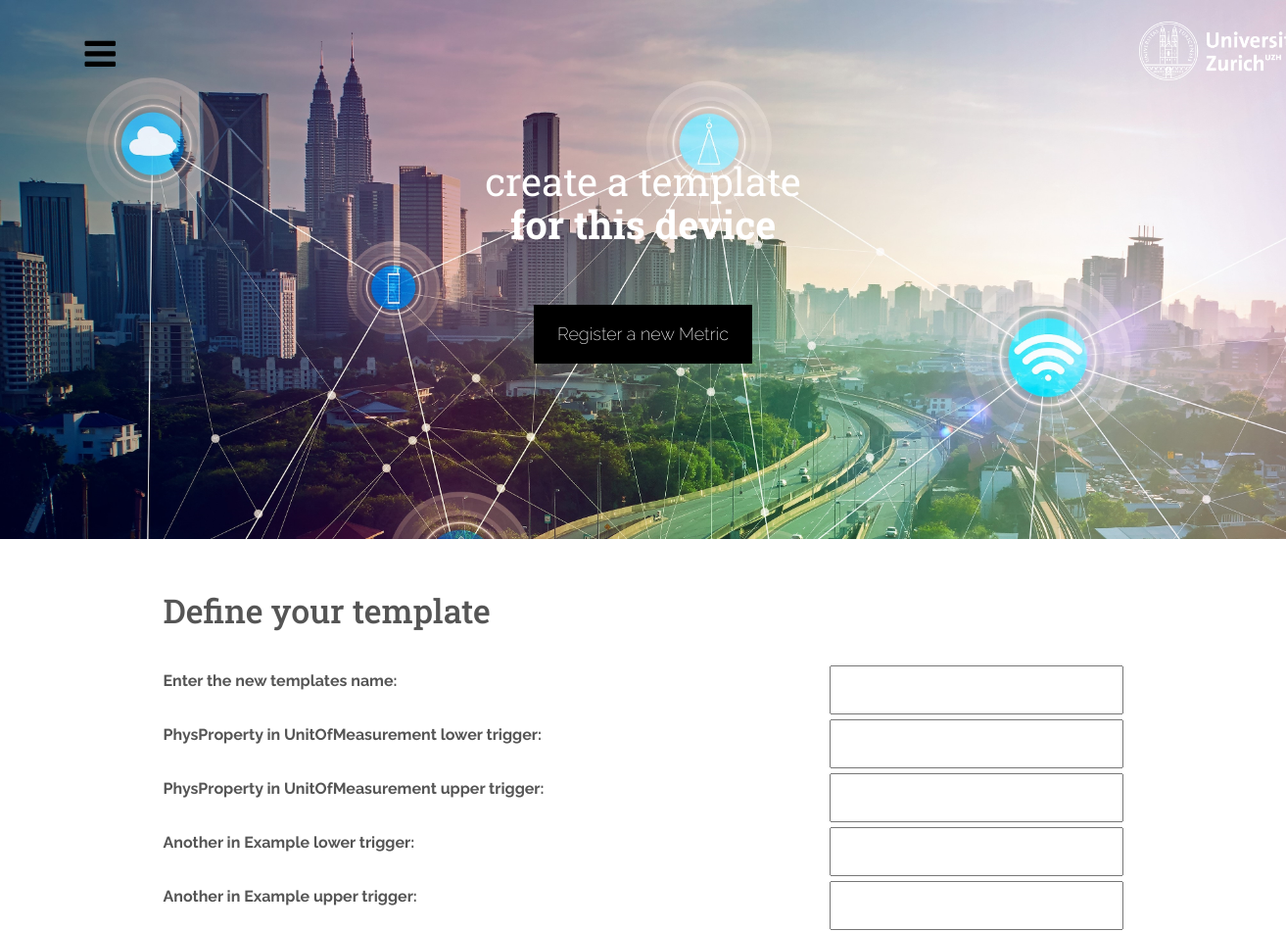
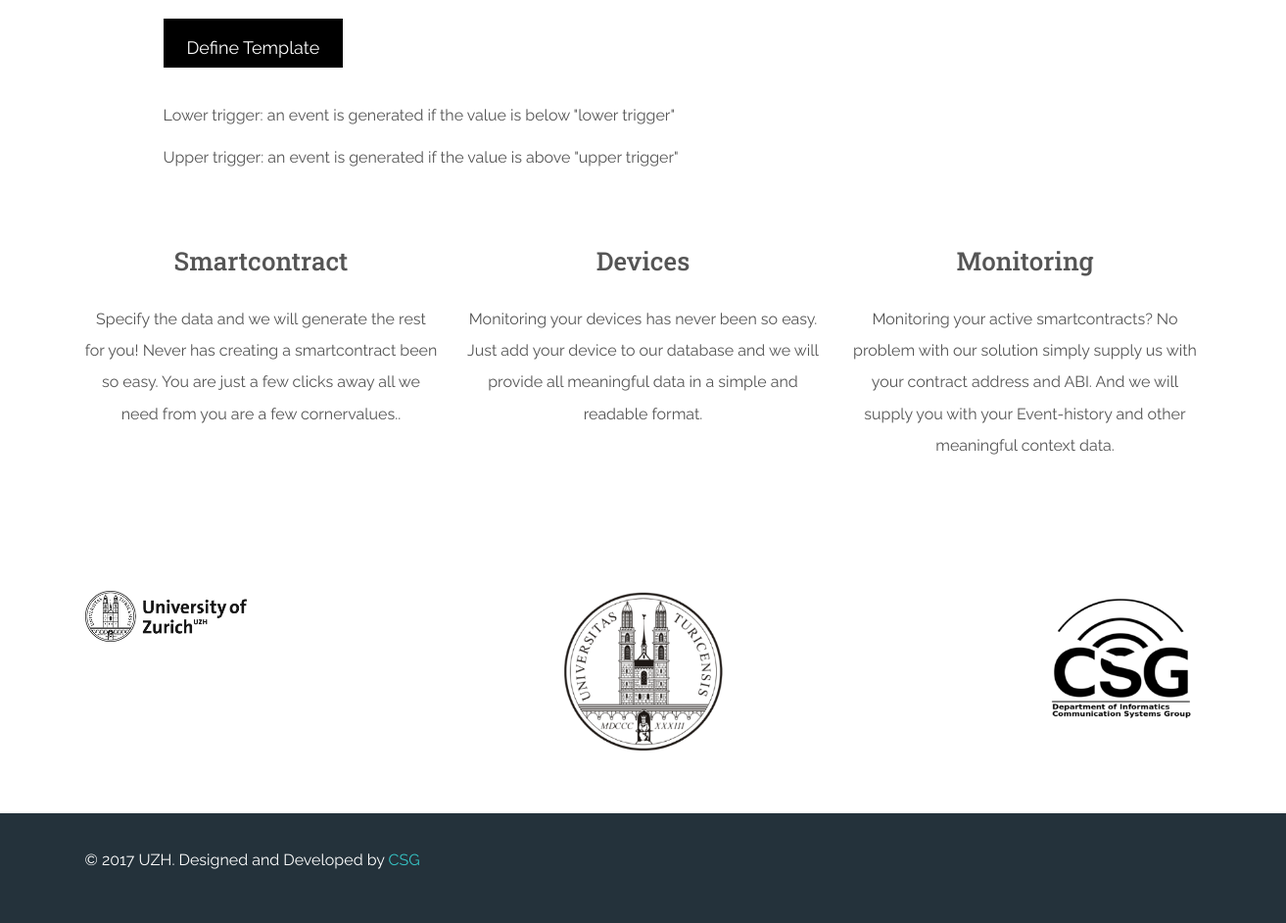
Screenshot of /smartGenerator/device/16/addTemplate/ with the database file from the repository (2 pictures, top to bottom).
### smartpollution/models.py (models this page shows, shortened)
class Metric(models.Model):
    physical_property=models.CharField(max_length=200)
    unit_of_measurement=models.CharField(max_length=200)

### smartpollution/db_manipulation.py (the view)
# urls.py: url(r'^device/(?P<pk>[0-9]+)/addTemplate/$', db_manipulation.add_template_to_device, name='add_template_to_device'),
def add_template_to_device(request, pk):
    try:
        arguments = {}
        arguments['pk'] = pk
        arguments['metrics_of_device'] = Device.objects.get(id=pk).metrics.all()
        return render(request, 'smartpollution/addtemplatetodevice.html', arguments)
    except:
        return return_problem_page(request)

### smartpollution/templates/smartpollution/addtemplatetodevice.html (shortened to what this page needs)
<!DOCTYPE html>
<html lang="en">
<head>
    {% load static %}
    <link rel="stylesheet" href="{% static 'smartpollution/w3.css' %}">
    <link href="{% static 'bootstrap/css/theme.css' %}" rel="stylesheet">
    <link href="{% static 'smartpollution/style.css' %}" rel="stylesheet">
    <link rel="stylesheet" href="https://cdnjs.cloudflare.com/ajax/libs/typicons/2.0.8/typicons.min.css">
    <link rel="stylesheet" href="https://maxcdn.bootstrapcdn.com/font-awesome/4.7.0/css/font-awesome.min.css">
    <link rel="stylesheet" href="{% static 'assets/css/pushy.css' %}">
    <link rel="stylesheet" href="{% static 'assets/css/masonry.css' %}">
    <link rel="stylesheet" href="{% static 'assets/css/animate.css' %}">
    <link rel="stylesheet" href="{% static 'assets/css/magnific-popup.css' %}">
    <link rel="stylesheet" href="{% static 'assets/css/odometer-theme-default.css' %}">
</head>
<body class="">
<header id="home">
    <div class="container-fluid">
        <div class="container">
            <div class="row">                <div class="col-md-3 col-xs-10">                    <div class="menu-btn"><span class="hamburger"><i class="fa fa-bars"></i></span></div>                </div>                <div class="col-md-1 col-md-offset-8 col-xs-2 text-center">                    <a href="http://www.uzh.ch" class="thumbnail logo">                        <img src="{% static 'images/uzh_logo_long.png' %}" alt="" class="img-responsive">                    </a>                </div>            </div>
            <div class="jumbotron">
                <h1>
                    <small>create a template</small>
                    <strong>for this device</strong></h1>
                <p>
                    <a href="{% url 'smartpollution:register_metric' %}" button
                       class="w3-button w3-black w3-padding-large w3-large w3-margin-top">Register a new Metric</a>
                </p>
            </div>
        </div>
    </div>
</header>
<section id="feat">
    <div class="container">
        <div class="w3-content">
            <br class="w3-twothird">
            <form action={% url 'smartpollution:add_template_to_device_save' pk %} method="post">{% csrf_token %}
                {% if metrics_of_device %}
                    <h3>Define your template</h3>
                    <label for='template_name'>Enter the new templates name:</label><input pattern="^[\u0000-\u007F]*$" type="text" name="template_name"><br>
                    {% for met in metrics_of_device %}
                        <label for=lower:{{ met.id }}>{{ met.physical_property }} in
                            {{ met.unit_of_measurement }} lower trigger:</label>
                        <input type="number"
                               name=lower:{{ met.id }}
                               min="-1000000"
                               max="1000000"
                               step="1"
                               value="NaN">
                        <br>
                        <label for=lower:{{ met.id }}>{{ met.physical_property }} in
                            {{ met.unit_of_measurement }} upper trigger:</label><input type="number"
                                                                                       name=upper:{{ met.id }}
                                                                                       min="-1000000"
                                                                                       max="1000000"
                                                                                       step="1"
                                                                                       value="NaN">
                        <br>
                    {% endfor %}
                    <input class="w3-button w3-black w3-padding-large w3-large w3-margin-top" type="submit"
                           value="Define Template"/>
                {% else %}
                    <li>Sorry, there are no no metrics assigned to this device. Change it
                        <a href="{% url 'smartpollution:add_metric_to_device' pk %}">here</a>
                    </li>
                {% endif %}
            <br>
            <br>
                <p>Lower trigger: an event is generated if the value is below "lower trigger"</p>
                <p>Upper trigger: an event is generated if the value is above "upper trigger"</p>
            </form>
        </div>
    </div>
</section>
<section id="feat">
    <div class="container">
        <div class="row features">
            <div class="col-md-4 text-center wow fadeInUp" data-wow-delay="100ms">
                <h4>Smartcontract</h4>
                <p>Specify the data and we will generate the rest for you! Never has creating a smartcontract been so
                    easy. You are just a few clicks away all we need from you are a few cornervalues..</p>
            </div>
            <div class="col-md-4 text-center wow fadeInUp" data-wow-delay="300ms">
                <h4>Devices</h4>
                <p>Monitoring your devices has never been so easy. Just add your device to our database and we will
                    provide all meaningful data in a simple and readable format.</p>
            </div>
            <div class="col-md-4 text-center wow fadeInUp" data-wow-delay="500ms">
                <h4>Monitoring</h4>
                <p>Monitoring your active smartcontracts? No problem with our solution simply supply us with your
                    contract address and ABI. And we will supply you with your Event-history and other meaningful
                    context data.</p>
            </div>
        </div>
    </div>
</section>
<section class="clients wow fadeInUp" data-wow-delay="300ms">    <div class="container">        <div class="row">            <div class="col-md-2">                <img src="{% static 'images/uzh_logo_long_black.png' %}" class="img-responsive"/>            </div>            <div class="col-md-2 col-md-offset-3">                <img src="{% static 'images/logoUZH.png' %}" class="img-responsive"/>            </div>            <div class="col-md-2 col-md-offset-3">                <img src="{% static 'images/logo-csg.png' %}" class="img-responsive"/>            </div>        </div>    </div></section>
<footer>
    <div class="container">
        <div class="row">
            <div class="col-md-8">
                <p>© 2017 UZH. Designed and Developed by <a target="_blank" href="https://github.com/Communication-Systems-Group/">CSG</a></p>
            </div>
            <div class="col-md-4">
                <p class="text-right social">
                </p>
            </div>
        </div>
    </div>
</footer>
</body>
</html>

### smartpollution/static/smartpollution/w3.css (style rules this page uses)
html { box-sizing:border-box }
*,*:before,*:after { box-sizing:inherit }
html { -ms-text-size-adjust:100%;-webkit-text-size-adjust:100% }
body { margin:0 }
article,aside,details,figcaption,figure,footer,header,main,menu,nav,section,summary { display:block }
a { background-color:transparent;-webkit-text-decoration-skip:objects }
small { font-size:80% }
img { border-style:none }
button,input,select,textarea { font:inherit;margin:0 }
button,input { overflow:visible }
button,html [type=button],[type=reset],[type=submit] { -webkit-appearance:button }
html,body { font-family:Verdana,sans-serif;font-size:15px;line-height:1.5 }
html { overflow-x:hidden }
h1,h2,h3,h4,h5,h6,.w3-slim,.w3-wide { font-family:"Segoe UI",Arial,sans-serif }
h1 { font-size:36px }
h3 { font-size:24px }
h4 { font-size:20px }
h1,h2,h3,h4,h5,h6 { font-weight:400;margin:10px 0 }
img { margin-bottom:-5px }
a { color:inherit }
.w3-btn,.w3-btn-block,.w3-button { border:none;display:inline-block;outline:0;padding:6px 16px;vertical-align:middle;overflow:hidden;text-decoration:none!important;color:#fff;background-color:#000;text-align:center;cursor:pointer;white-space:nowrap }
.w3-button { color:#000;background-color:#f1f1f1;padding:8px 16px }
.w3-btn,.w3-btn-floating,.w3-btn-floating-large,.w3-closenav,.w3-opennav,.w3-btn-block,.w3-button { -webkit-touch-callout:none;-webkit-user-select:none;-khtml-user-select:none;-moz-user-select:none;-ms-user-select:none;user-select:none }
.w3-content { max-width:980px;margin:auto }
.w3-large { font-size:18px!important }
.w3-margin-top { margin-top:16px!important }
.w3-padding-large { padding:12px 24px!important }
.w3-black,.w3-hover-black:hover { color:#fff!important;background-color:#000!important }

### smartpollution/static/smartpollution/style.css (style rules this page uses)
label { width: 40%; height: 50px; vertical-align: center; }
input { height: 50px; }
input[type=submit] { width: auto; position: relative; }
input[type=text],[type=number] { width: 300px; float: right; display: inline; vertical-align: center; }
h1, h2, h3, h4, h5, h6 { font-family: 'Roboto Slab', serif; }
h1, h2, h3, h4, h5, h6 { margin-bottom: 1.1em; text-overflow: ellipsis; }
.features, .blog, .gallery, .clients, .prefooter .container-fluid { padding-top: 3.3em; padding-bottom: 4.2em; }
header .container-fluid { background-image: url(../images/IOTbetterRes.jpg); background-repeat: no-repeat; background-size: cover; height: 550px; padding-top: 18px; }
.hamburger { font-size: 2.3em; color: #000; }
.logo { background: none; border: 0px; height: 50px; width: 200px; }
.jumbotron { background: none; text-align: center; }
.jumbotron h1, .jumbotron h2, .jumbotron h3, .jumbotron h4, .jumbotron h5, .jumbotron h6, .jumbotron small { color: #FFFFFF; font-size: 40px; }
.jumbotron p { color: #FFFFFF; margin-bottom: 2%; }
footer { background-color: rgba(36, 50, 59, 1); padding-top: 2em; padding-bottom: 1.2em; }
footer h1, footer h2, footer h3, footer h4, footer h5, footer h6, footer p { color: #FFFFFF; }
.social { padding-top: 50px; }

### smartpollution/static/assets/css/masonry.css (style rules this page uses)
* { -webkit-box-sizing: border-box; -moz-box-sizing: border-box; box-sizing: border-box; }

### rows the page displays
Metric: physical_property "PhysProperty", unit_of_measurement "UnitOfMeasurement"
Metric: physical_property "Another", unit_of_measurement "Example"
